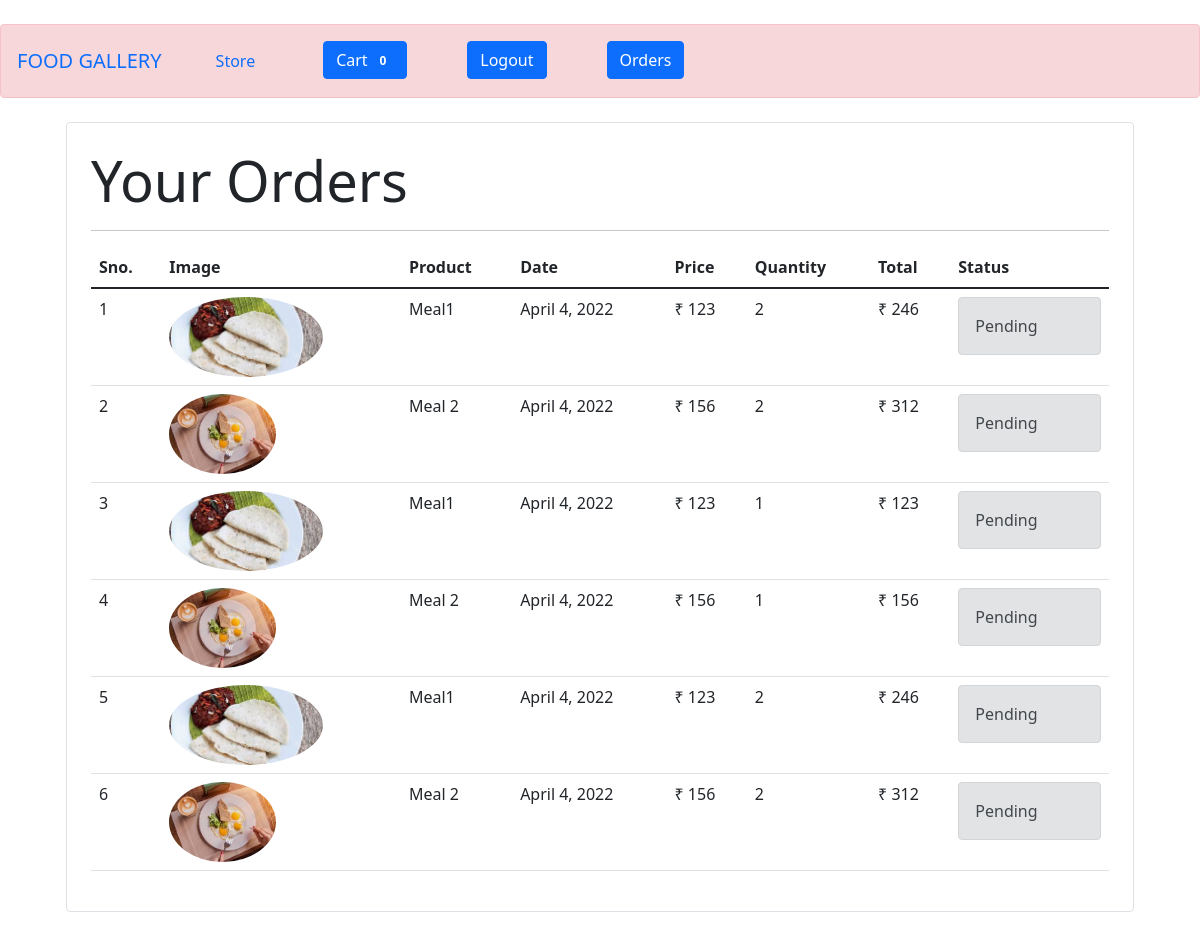
The page /orders (signed in) on the database its author committed.
### store/models/orders.py (models this page shows, shortened)
class Order(models.Model):
    product = models.ForeignKey(Product,
                                on_delete=models.CASCADE)
    customer = models.ForeignKey(SCustomer,
                                 on_delete=models.CASCADE)
    quantity = models.IntegerField(default=1)
    price = models.IntegerField()
    address = models.CharField(max_length=50, default='', blank=True)
    phone = models.CharField(max_length=50, default='', blank=True)
    date = models.DateField(default=datetime.datetime.today)
    status = models.BooleanField(default=False)
    @staticmethod
    def get_orders_by_customer(customer_id):
        return Order.objects.filter\
            (customer=customer_id).order_by('-date')

### store/models/Product.py (models this page shows, shortened)
class Product(models.Model):
    name = models.CharField(max_length=50)
    price = models.IntegerField(default=0)
    category = models.ForeignKey(Category,
    on_delete=models.CASCADE, default=1)
    description = models.CharField(max_length=200, default='')
    image = models.ImageField(upload_to='uploads/products/')

### store/views/orders.py (the view)
# urls.py: path('orders',OrderView.as_view(),name='orders')
class OrderView(View):
    def get(self , request ):
        customer = request.session.get('customer')
        orders = Order.get_orders_by_customer(customer)
        print(orders)
        return render(request , 'orders.html' , {'orders' : orders})

### store/templatetags/custom_filter.py (called while the page is built)
@register.filter(name='currency')
def currency(number):
    return "₹ "+str(number)

@register.filter(name='multiply')
def multiply(number , number1):
    return number * number1

### store/templates/orders.html
{% extends 'base.html' %}
{% block content %}
{% load cart %}
{% load custom_filter %}
<div class="container">
   <div class="border rounded p-4 m-4">
        <p class="display-4 pl-4 ml-4">Your Orders</p>
        <hr>
        <table class="table">
            <thead>
                <tr>
                    <th>Sno.</th>
                    <th>Image</th>
                    <th>Product</th>
                    <th>Date</th>
                    <th>Price</th>
                    <th>Quantity</th>
                    <th>Total</th>
                    <th>Status</th>
                </tr>
            </thead>
            <tbody>
                {% for order in orders %}
                <tr>
                    <td>{{forloop.counter}}</td>
                    <td><img style="height: 80px;" class="rounded-circle"
            src="{{order.product.image.url}}" alt=""></td>
                    <td>{{order.product.name}}</td>
                    <td>{{order.date}}</td>
                    <td>{{order.price|currency}}</td>
                    <td>{{order.quantity}}</td>
                    <td>{{order.quantity|multiply:order.price|currency}}
                    </td>
                    {% if order.status %}
                    <td><div class="alert alert-danger" role="alert">
                        Completed</div></td>
                    {%else%}
                    <td><div class="alert alert-secondary" role="alert">
                        Pending</div></td>
                    {% endif %}
                </tr>
                {% endfor %}
            </tbody>
        </table>
   </div>
</div>
{% endblock %}

### rows shown on the page
Order: product.image (picture), product.name "Meal1", date "April 4, 2022", price "₹ 123", quantity "2", quantity|multiply "₹ 246", status "Pending"
Order: product.image (picture), product.name "Meal 2", date "April 4, 2022", price "₹ 156", quantity "2", quantity|multiply "₹ 312", status "Pending"
Order: product.image (picture), product.name "Meal1", date "April 4, 2022", price "₹ 123", quantity "1", quantity|multiply "₹ 123", status "Pending"
Order: product.image (picture), product.name "Meal 2", date "April 4, 2022", price "₹ 156", quantity "1", quantity|multiply "₹ 156", status "Pending"
Order: product.image (picture), product.name "Meal1", date "April 4, 2022", price "₹ 123", quantity "2", quantity|multiply "₹ 246", status "Pending"
Order: product.image (picture), product.name "Meal 2", date "April 4, 2022", price "₹ 156", quantity "2", quantity|multiply "₹ 312", status "Pending"

### other values the page prints
{{ request.session.cart.keys|length }} "0"
